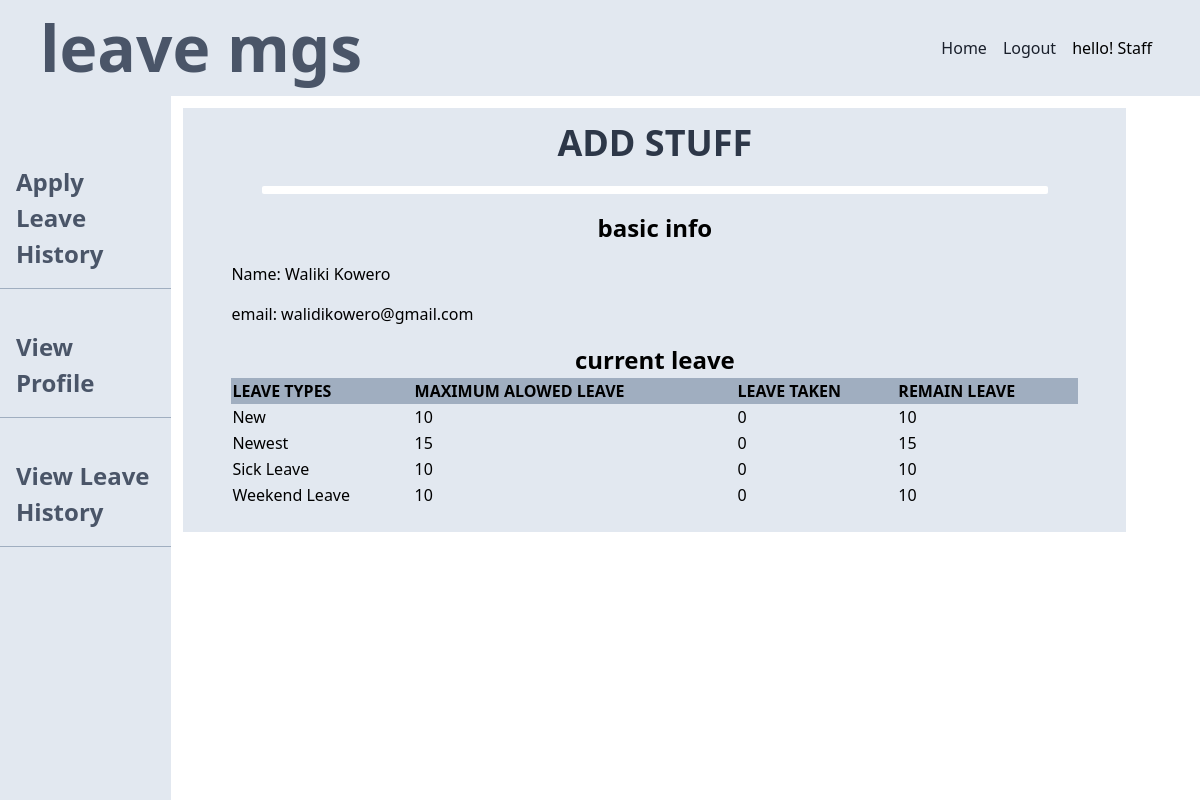
The app's page /staff/index.php (signed in) with its own data.
### tables this page shows
CREATE TABLE `staff` (
  `staff_id` varchar(50) NOT NULL,
  `first_name` varchar(50) NOT NULL,
  `middle_name` varchar(50) NOT NULL,
  `last_name` varchar(50) NOT NULL
);

CREATE TABLE `leave_statistics` (
  `staff_id` varchar(50) NOT NULL,
  `leave_type` varchar(50) NOT NULL,
  `maximum_leaves` int(2) NOT NULL,
  `leaves_taken` int(2) NOT NULL DEFAULT 0
);

### staff/index.php (the view, shortened to what this page needs)
<?php
if($_SESSION['sid'] == session_id() && $_SESSION['user'] == "Staff") {
    $staff_id = $_SESSION['staff_id'];
    $mysqli = new mysqli("localhost", "root", "", "lms");
    $sql1 = "SELECT * FROM staff WHERE staff_id = '".$staff_id."'";
    $sql2 = "SELECT * FROM leave_statistics WHERE staff_id = '".$staff_id."'";
    $result1 = $mysqli-> query($sql1);
    $result2 = $mysqli-> query($sql2);
    while($row1 = $result1->fetch_array()) {
        $first_name = $row1['first_name'];
        $last_name = $row1['last_name'];
    }
    ?>
<!DOCTYPE html>
<html lang="en">
<head>
    <link rel="stylesheet" href="../static/css/index.css">
</head>
<body>
    <div class="w-screen h-screen overflow-hidden">
        <div class="w-full bg-gray-300 items-center flex justify-between px-10 ">
            <div class="text-6xl font-bold text-gray-700"> leave mgs </div>
            <ul class="flex list-none">
                <li class="px-1 mx-1">
                    <a href="" class="capitalize text-gray-900 hoever:text-gray-700 no-underline"> home</a>
                </li>
                <li class="px-1 mx-1">
                    <a href="../logout.php" class="capitalize text-gray-900 hoever:text-gray-700 no-underline">
                        logout</a>
                </li>
                <li class="px-1 mx-1">
                    hello!
                    <?php echo $_SESSION['user'];?>
                </li>
            </ul>
        </div>
        <div class="grid grid-cols-7">
            <aside class="col-span-1  pt-10 bg-gray-300 h-screen">
                <ul class="flex flex-col ">
                    <li class="w-full py-1 my-3 border-b py-4 px-4  border-gray-500">
                        <a href="apply_leave.php"
                            class=" capitalize text-2xl hover:text-gray-600 font-semibold no-underline text-gray-700">apply
                            leave history </a>
                    </li>
                    <li class="w-full py-1 my-3 border-b py-4 px-4  border-gray-500">
                        <a href="#"
                            class=" capitalize text-2xl hover:text-gray-600 font-semibold no-underline text-gray-700">view
                            profile</a>
                    </li>
                    <li class="w-full py-1 my-3 border-b py-4 px-4  border-gray-500">
                        <a href="./leave_history.php"
                            class=" capitalize text-2xl hover:text-gray-600 font-semibold no-underline text-gray-700">view
                            leave history </a>
                    </li>
                </ul>
            </aside>
            <div class="col-span-6">
                <div class=" bg-gray-300  py-2 w-11/12 m-3">
                    <h1 class="text-4xl font-bold text-gray-800 uppercase text-center"> add stuff </h1>
                    <div class=" w-10/12 py-1 mx-auto bg-white my-4 rounded-sm"></div>
                    <div class="my-4 mx-12">
                        <h1 class="font-bold text-center text-2xl"> basic info </h1>
                        <p class="text-md capitalize my-4">
                            name: <?php echo "" .$first_name." ".$last_name?>
                        </p>
                        <p class="text-md my-4">
                            email: <?php echo $staff_id?>
                        </p>
                    </div>
                    <div class="my-4 mx-12">
                        <h1 class="font-bold text-center text-2xl"> current leave </h1>
                        <table class="w-full">
                            <thead>
                                <tr class="bg-gray-500">
                                    <th class="text-left uppercase">
                                        leave types
                                    </th>
                                    <th class="text-left uppercase">
                                        maximum alowed leave
                                    </th>
                                    <th class="text-left uppercase">
                                        leave taken
                                    </th>
                                    <th class="text-left uppercase">
                                        remain leave
                                    </th>
                                </tr>
                            </thead>
                            <tbody>
                                <?php
                                while ($row2 = $result2-> fetch_array(MYSQLI_ASSOC)) {
                                    $leave_type = $row2['leave_type'];
                                    $maximum_leaves = $row2['maximum_leaves'];
                                    $laves_taken = $row2['leaves_taken'];
                                    $remaining_leaves = $maximum_leaves - $laves_taken;
                                    echo" <tr>
                                <td> ".$leave_type."</td>
                                <td> ".$maximum_leaves."</td>
                                <td>".$laves_taken."</td>
                                <td>".$remaining_leaves."</td>
                            </tr>";
                                }
    ?>
                            </tbody>
                        </table>
                    </div>
                </div>
            </div>
        </div>
    </div>
</body>
</html>
<?php
} else {
    header("Location:../index.html");
}
?>

### records on screen
staff: first_name "Waliki", last_name "Kowero"
leave_statistics: leave_type "New", maximum_leaves "10", leaves_taken "0"
leave_statistics: leave_type "Newest", maximum_leaves "15", leaves_taken "0"
leave_statistics: leave_type "Sick Leave", maximum_leaves "10", leaves_taken "0"
leave_statistics: leave_type "Weekend Leave", maximum_leaves "10", leaves_taken "0"

### other values on screen
$_SESSION['user'] "Staff"
$staff_id "walidikowero@gmail.com"
